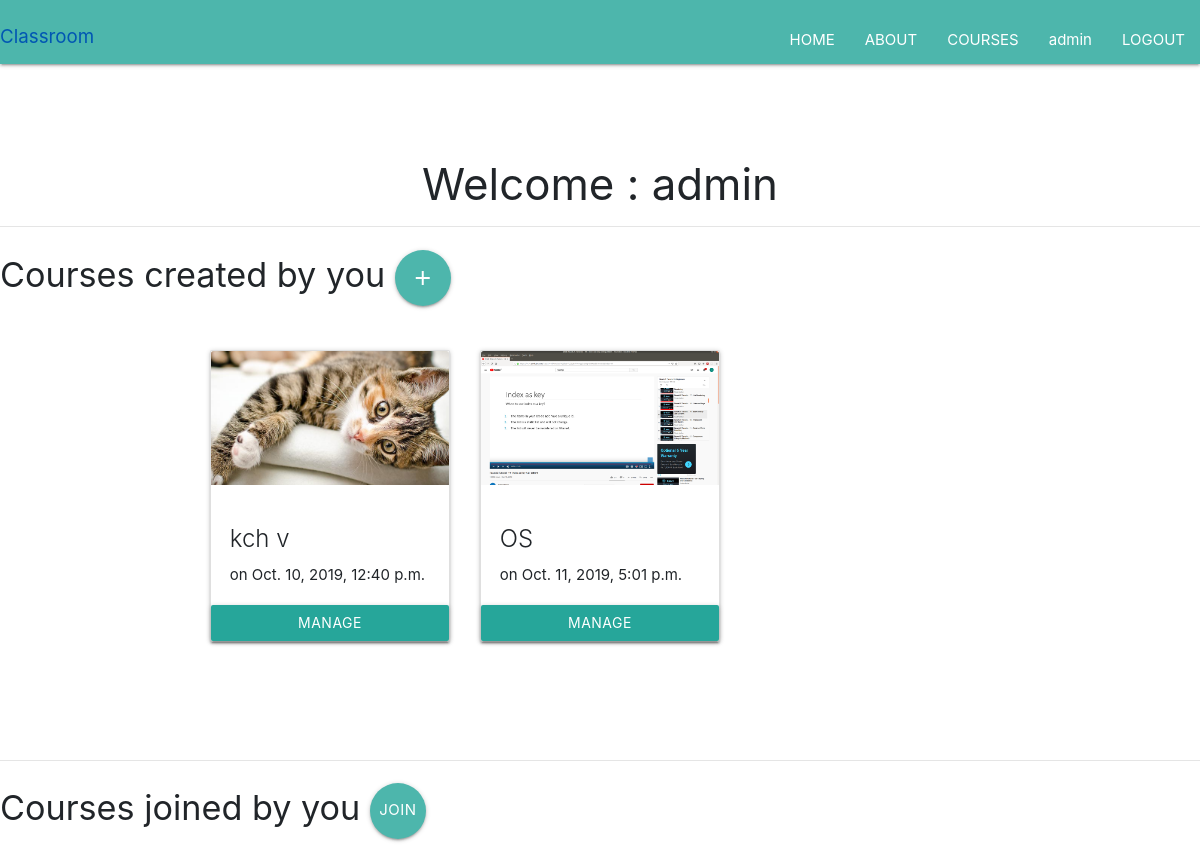
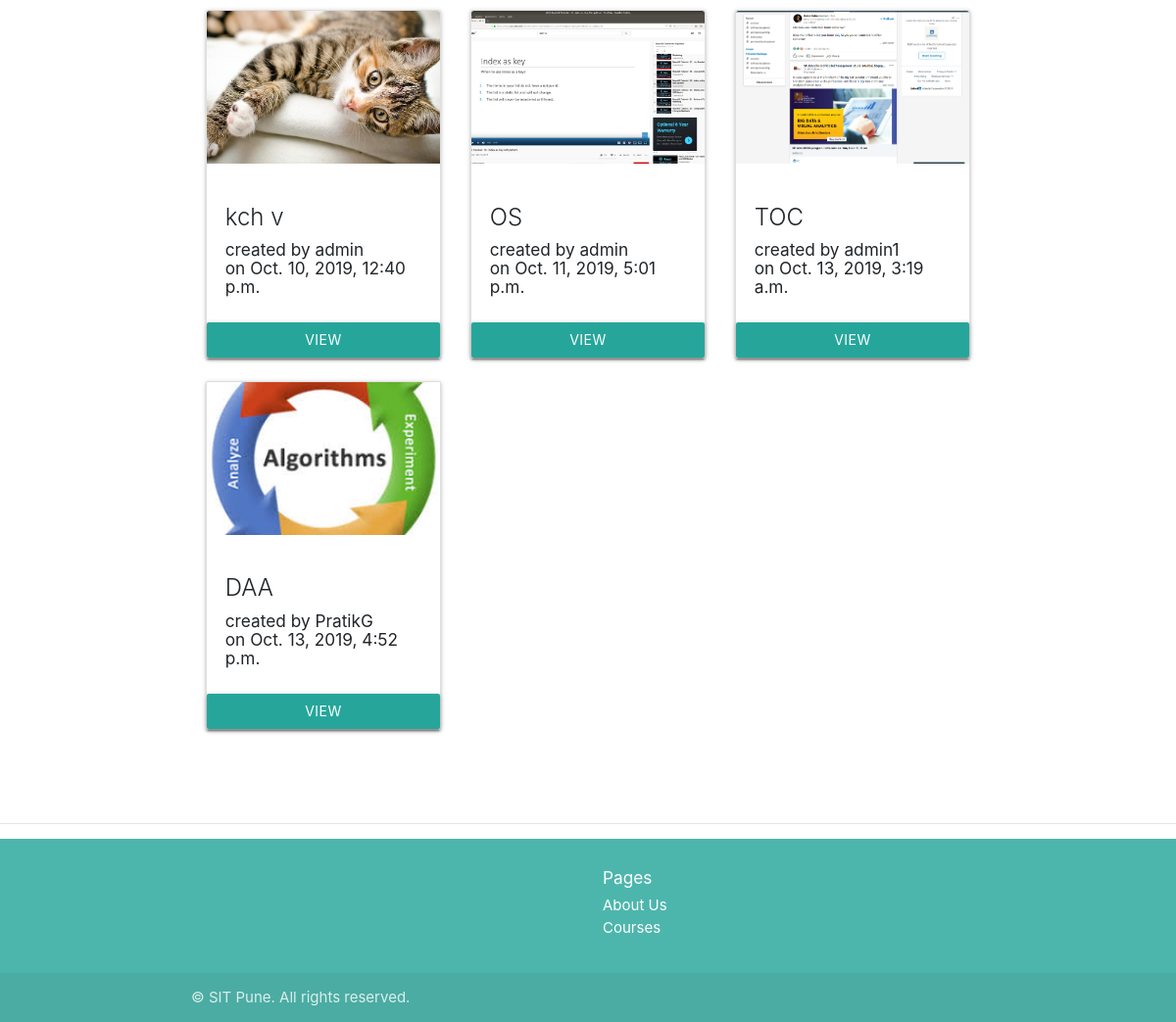
/accounts/profile/ (signed in), run on the app's committed database (2 pictures, top to bottom).
### courses/models.py (models this page shows, shortened)
class courseName(models.Model):
    name = models.CharField(max_length=255)
    created_by = models.ForeignKey(
        User, related_name="owner", on_delete=models.CASCADE)
    joined_by = models.ForeignKey(
        User, null=True, blank=True, on_delete=models.CASCADE, related_name="joined")
    image = models.ImageField(blank=True, null=True, upload_to='courses/',default="/default/courses.jpeg")
    created_At = models.DateTimeField(auto_now=False, auto_now_add=True)
    def get_absolute_url(self):
        return "/courses/view/%s" % (self.name)

### user/views.py (the view)
# urls.py: path('profile/', views.profile),
@login_required
def profile(request):
    qs = courseName.objects.all().filter(created_by=request.user)
    qs1 = courseName.objects.all().filter(joined_by=request.user)
    context = {"qs": qs,
               "qs1": qs1}
    return render(request, 'sample/profile.html', context)

### user/templates/sample/profile.html (shortened to what this page needs)
{% extends "Base.html" %} {% block content %}
<br />
<br />
<br />
 <h3 class="text-center">
  Welcome : {{ user }}
</h3>
<hr>
<h4>Courses created by you <a  href="/courses/add" class="btn-floating btn-large waves-effect waves-light teal lighten-2"><i class="material-icons">add</i></a></h4>
<br />
<div class="container">
  <div class="row">
    {% for a in qs %}
    <div class="col-sm-4">
            <div class="card">
                <div class="embed-responsive embed-responsive-16by9">
          <img
          alt="Card image cap" class="card-img-top embed-responsive-item"
            src="{{ a.image.url }}"
          />
                </div>
          <div class="card-body">
            <h4 class="card-title">
              <a>{{ a.name }} </a>
            </h4>
            <p class="card-text">on {{ a.created_At }}</p>
          </div>
          <a href="{{ a.get_absolute_url }}" class="btn btn-primary"> Manage</a>
        </div>
      </div>
    <br />
    <br /><br /><br />
    {% endfor %}
  </div>
</div>
<br />
<br />
<br />
<hr />
<h4>
  Courses joined by you <a  href=" /courses/all"  class="btn-floating btn-large waves-effect waves-light teal lighten-2">JOIN OTHER COURSES</a></h4>
  <div class="container">
    <div class="row">
      {% for a1 in qs1 %}
      <div class="col-sm-4">
        <div class="card">
            <div class="embed-responsive embed-responsive-16by9">
            <img alt="Card image cap"
            class="card-img-top embed-responsive-item"
              src="{{ a1.image.url }}"
            />
            </div>
            <div class="card-body">
              <h4 class="card-title">
                <a> {{ a1.name }} </a>
              </h4>
              <h6>
                created by {{ a1.created_by }} <br />on {{ a1.created_At }}
              </h6>
            </div>
            <a href="{{ a1.get_absolute_url }}" class="btn btn-primary"> View</a>
          </div>
        </div>
      {% endfor %}
    </div>
  </div>
  <br />
  <br />
  <hr />
  {% endblock %}

### templates/Base.html (shortened to what this page needs)
<!DOCTYPE html>
<html lang="en">
  <head>
    <link
      rel="stylesheet"
      href="https://stackpath.bootstrapcdn.com/bootstrap/4.1.3/css/bootstrap.min.css"
    />
    <link rel="stylesheet" href="https://cdnjs.cloudflare.com/ajax/libs/materialize/1.0.0/css/materialize.min.css">
    <link
      rel="stylesheet"
      href="https://cdnjs.cloudflare.com/ajax/libs/materialize/1.0.0/css/materialize.min.css"
    />
  </head>
  <body>
    <nav class="teal lighten-2">
        <div class="nav-wrapper">
        <a class="navbar-brand" href="/">Classroom</a>
        <button
          class="navbar-toggler"
          type="button"
          data-toggle="collapse"
          data-target="#navbarResponsive"
          aria-controls="navbarResponsive"
          aria-expanded="false"
          aria-label="Toggle navigation"
        >
          <span class="navbar-toggler-icon"></span>
        </button>
          <ul class="right hide-on-med-and-down">
            <li class="nav-item">
                <a class="nav-link" href="/">HOME</a>
              </li>
            <li class="nav-item">
              <a class="nav-link" href="/about">ABOUT</a>
            </li>
            <li class="nav-item">
              <a class="nav-link" href="/courses/all">COURSES</a>
            </li>
            {% if user.is_authenticated %}
          <li class="nav-item">
            <a class="nav-link" href="/accounts/profile/">{{user}}</a>
          </li>
            <li class="nav-item">
              <a class="nav-link" href="/accounts/logout">LOGOUT</a>
            {% endif %}
          </ul>
      </div>
    </nav>
    {% block content %} {% endblock %}
   <footer class="page-footer teal lighten-2">
      <div class="container">
        <div class="row">
          <div class="col-sm-6">
          </div>
          <div class="col-lg-4 col-md-6">
            <h6>Pages</h5>
            <ul class="links list-unstyled">
              <li><a class="white-text" href="#" class="text-muted">About Us</a></li>
              <li><a class="white-text" href="#" class="text-muted">Courses</a></li>
            </ul>
          </div>
        </div>
      </div>
    <div class="footer-copyright">
      <div class="container">
            <p class="mb-md-0">
              &copy; SIT Pune. All rights reserved.
            </p>
          </div>
        </div>
  </footer>
  </body>
</html>

### user/templates/sample/profile.html (style rules this page uses)
.embed-responsive .card-img-top { object-fit: cover; }

### data on the page
courseName: image (picture), name "kch v", created_At "Oct. 10, 2019, 12:40 p.m.", created_by "admin"
courseName: image (picture), name "OS", created_At "Oct. 11, 2019, 5:01 p.m.", created_by "admin"
courseName: image (picture), name "TOC", created_by "admin1", created_At "Oct. 13, 2019, 3:19 a.m."
courseName: image (picture), name "DAA", created_by "PratikG", created_At "Oct. 13, 2019, 4:52 p.m."

### other printed values
{{ user }} "admin"
